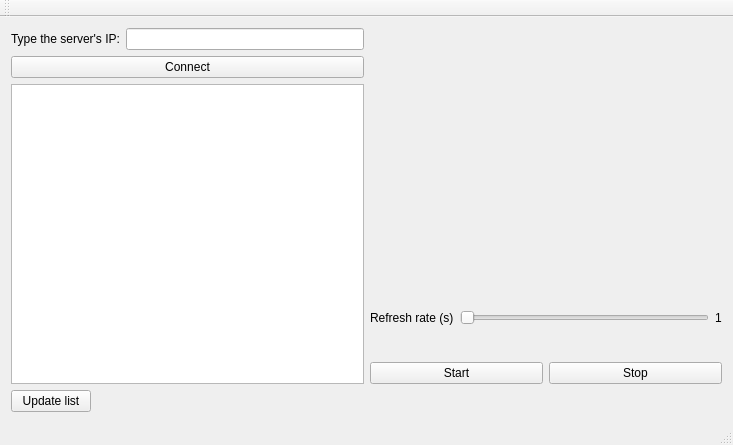
<?xml version="1.0" encoding="UTF-8"?>
<ui version="4.0">
 <class>MainWindow</class>
 <widget class="QMainWindow" name="MainWindow">
  <property name="geometry">
   <rect>
    <x>0</x>
    <y>0</y>
    <width>733</width>
    <height>445</height>
   </rect>
  </property>
  <property name="windowTitle">
   <string>MainWindow</string>
  </property>
  <widget class="QWidget" name="centralWidget">
   <layout class="QGridLayout" name="gridLayout">
    <item row="0" column="0">
     <layout class="QVBoxLayout" name="verticalLayout_4">
      <item>
       <layout class="QHBoxLayout" name="horizontalLayout_3">
        <item>
         <layout class="QVBoxLayout" name="verticalLayout">
          <item>
           <layout class="QHBoxLayout" name="horizontalLayout_5">
            <item>
             <widget class="QLabel" name="label_2">
              <property name="text">
               <string>Type the server's IP:</string>
              </property>
             </widget>
            </item>
            <item>
             <widget class="QLineEdit" name="lineEditIP"/>
            </item>
           </layout>
          </item>
          <item>
           <widget class="QPushButton" name="pushButtonConnection">
            <property name="text">
             <string>Connect</string>
            </property>
           </widget>
          </item>
          <item>
           <widget class="QListWidget" name="listWidget"/>
          </item>
         </layout>
        </item>
        <item>
         <layout class="QVBoxLayout" name="verticalLayout_3" stretch="70,30">
          <item>
           <widget class="Plotter" name="widget" native="true"/>
          </item>
          <item>
           <layout class="QVBoxLayout" name="verticalLayout_2">
            <item>
             <layout class="QHBoxLayout" name="horizontalLayout">
              <item>
               <widget class="QLabel" name="label">
                <property name="text">
                 <string>Refresh rate (s)</string>
                </property>
               </widget>
              </item>
              <item>
               <widget class="QSlider" name="horizontalSliderTiming">
                <property name="orientation">
                 <enum>Qt::Horizontal</enum>
                </property>
               </widget>
              </item>
              <item>
               <widget class="QLabel" name="labelTiming">
                <property name="text">
                 <string>1</string>
                </property>
               </widget>
              </item>
             </layout>
            </item>
            <item>
             <layout class="QHBoxLayout" name="horizontalLayout_2">
              <item>
               <widget class="QPushButton" name="pushButtonGet">
                <property name="text">
                 <string>Start</string>
                </property>
               </widget>
              </item>
              <item>
               <widget class="QPushButton" name="pushButtonStop">
                <property name="text">
                 <string>Stop</string>
                </property>
               </widget>
              </item>
             </layout>
            </item>
           </layout>
          </item>
         </layout>
        </item>
       </layout>
      </item>
      <item>
       <layout class="QHBoxLayout" name="horizontalLayout_4">
        <item>
         <widget class="QPushButton" name="pushButtonUpdate">
          <property name="text">
           <string>Update list</string>
          </property>
         </widget>
        </item>
        <item>
         <spacer name="horizontalSpacer">
          <property name="orientation">
           <enum>Qt::Horizontal</enum>
          </property>
          <property name="sizeHint" stdset="0">
           <size>
            <width>40</width>
            <height>20</height>
           </size>
          </property>
         </spacer>
        </item>
       </layout>
      </item>
     </layout>
    </item>
   </layout>
  </widget>
  <widget class="QMenuBar" name="menuBar">
   <property name="geometry">
    <rect>
     <x>0</x>
     <y>0</y>
     <width>733</width>
     <height>21</height>
    </rect>
   </property>
  </widget>
  <widget class="QToolBar" name="mainToolBar">
   <attribute name="toolBarArea">
    <enum>TopToolBarArea</enum>
   </attribute>
   <attribute name="toolBarBreak">
    <bool>false</bool>
   </attribute>
  </widget>
  <widget class="QStatusBar" name="statusBar"/>
 </widget>
 <layoutdefault spacing="6" margin="11"/>
 <customwidgets>
  <customwidget>
   <class>Plotter</class>
   <extends>QWidget</extends>
   <header location="global">plotter.h</header>
   <container>1</container>
  </customwidget>
 </customwidgets>
 <resources/>
 <connections/>
</ui>
